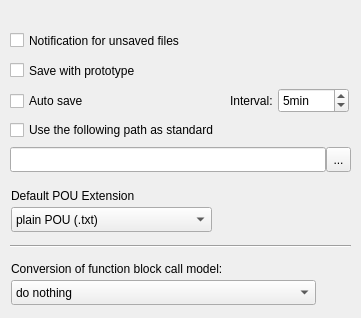
   <widget class="QWidget" name="Pref_page_3">
    <widget class="QCheckBox" name="Pref_checkBox_Prototype">
     <property name="geometry">
      <rect>
       <x>10</x>
       <y>60</y>
       <width>321</width>
       <height>21</height>
      </rect>
     </property>
     <property name="minimumSize">
      <size>
       <width>321</width>
       <height>0</height>
      </size>
     </property>
     <property name="maximumSize">
      <size>
       <width>321</width>
       <height>16777215</height>
      </size>
     </property>
     <property name="accessibleName">
      <string/>
     </property>
     <property name="text">
      <string>Save with prototype</string>
     </property>
    </widget>
    <widget class="Line" name="Pref_line1_page_3">
     <property name="geometry">
      <rect>
       <x>10</x>
       <y>238</y>
       <width>341</width>
       <height>16</height>
      </rect>
     </property>
     <property name="minimumSize">
      <size>
       <width>341</width>
       <height>0</height>
      </size>
     </property>
     <property name="maximumSize">
      <size>
       <width>341</width>
       <height>16777215</height>
      </size>
     </property>
     <property name="orientation">
      <enum>Qt::Horizontal</enum>
     </property>
    </widget>
    <widget class="QCheckBox" name="Pref_checkBox_unsavednotification">
     <property name="geometry">
      <rect>
       <x>10</x>
       <y>30</y>
       <width>321</width>
       <height>21</height>
      </rect>
     </property>
     <property name="minimumSize">
      <size>
       <width>321</width>
       <height>0</height>
      </size>
     </property>
     <property name="maximumSize">
      <size>
       <width>321</width>
       <height>16777215</height>
      </size>
     </property>
     <property name="accessibleName">
      <string/>
     </property>
     <property name="text">
      <string>Notification for unsaved files</string>
     </property>
    </widget>
    <widget class="QWidget" name="layoutWidget">
     <property name="geometry">
      <rect>
       <x>10</x>
       <y>85</y>
       <width>341</width>
       <height>32</height>
      </rect>
     </property>
     <layout class="QHBoxLayout" name="Pref_HBoxLayoutautosave">
      <property name="spacing">
       <number>5</number>
      </property>
      <property name="rightMargin">
       <number>2</number>
      </property>
      <item>
       <widget class="QCheckBox" name="Pref_checkBox_autoSave">
        <property name="maximumSize">
         <size>
          <width>151</width>
          <height>16777215</height>
         </size>
        </property>
        <property name="accessibleName">
         <string/>
        </property>
        <property name="text">
         <string>Auto save</string>
        </property>
       </widget>
      </item>
      <item>
       <spacer name="Spacer_autosavelabel">
        <property name="orientation">
         <enum>Qt::Horizontal</enum>
        </property>
        <property name="sizeHint" stdset="0">
         <size>
          <width>40</width>
          <height>20</height>
         </size>
        </property>
       </spacer>
      </item>
      <item>
       <widget class="QLabel" name="Pref_label_autoSaveInterval">
        <property name="sizePolicy">
         <sizepolicy hsizetype="Minimum" vsizetype="Fixed">
          <horstretch>0</horstretch>
          <verstretch>0</verstretch>
         </sizepolicy>
        </property>
        <property name="maximumSize">
         <size>
          <width>169</width>
          <height>16777215</height>
         </size>
        </property>
        <property name="text">
         <string>Interval:</string>
        </property>
       </widget>
      </item>
      <item>
       <widget class="QSpinBox" name="Pref_spinBox_autoSaveInterval">
        <property name="minimumSize">
         <size>
          <width>71</width>
          <height>25</height>
         </size>
        </property>
        <property name="maximumSize">
         <size>
          <width>71</width>
          <height>25</height>
         </size>
        </property>
        <property name="layoutDirection">
         <enum>Qt::LeftToRight</enum>
        </property>
        <property name="suffix">
         <string>min</string>
        </property>
        <property name="prefix">
         <string/>
        </property>
        <property name="minimum">
         <number>1</number>
        </property>
        <property name="maximum">
         <number>999</number>
        </property>
        <property name="value">
         <number>5</number>
        </property>
       </widget>
      </item>
     </layout>
    </widget>
    <widget class="QWidget" name="layoutWidget">
     <property name="geometry">
      <rect>
       <x>11</x>
       <y>258</y>
       <width>341</width>
       <height>51</height>
      </rect>
     </property>
     <layout class="QVBoxLayout" name="Pref_VBoxLayout_FBCallConversion">
      <property name="spacing">
       <number>0</number>
      </property>
      <item>
       <widget class="QLabel" name="Pref_label_callmodelconversion">
        <property name="sizePolicy">
         <sizepolicy hsizetype="Preferred" vsizetype="Fixed">
          <horstretch>0</horstretch>
          <verstretch>0</verstretch>
         </sizepolicy>
        </property>
        <property name="minimumSize">
         <size>
          <width>321</width>
          <height>0</height>
         </size>
        </property>
        <property name="text">
         <string>Conversion of function block call model:</string>
        </property>
       </widget>
      </item>
      <item>
       <widget class="QComboBox" name="Pref_comboBox_callmodelconversion">
        <property name="sizePolicy">
         <sizepolicy hsizetype="Fixed" vsizetype="Fixed">
          <horstretch>0</horstretch>
          <verstretch>0</verstretch>
         </sizepolicy>
        </property>
        <property name="minimumSize">
         <size>
          <width>251</width>
          <height>25</height>
         </size>
        </property>
        <property name="maximumSize">
         <size>
          <width>305</width>
          <height>25</height>
         </size>
        </property>
        <item>
         <property name="text">
          <string>do nothing</string>
         </property>
        </item>
        <item>
         <property name="text">
          <string>all into selected compatibility call model</string>
         </property>
        </item>
        <item>
         <property name="text">
          <string>outputs into simple IEC call model</string>
         </property>
        </item>
        <item>
         <property name="text">
          <string>all into simple IEC call model</string>
         </property>
        </item>
       </widget>
      </item>
     </layout>
    </widget>
    <widget class="QWidget" name="layoutWidget">
     <property name="geometry">
      <rect>
       <x>10</x>
       <y>119</y>
       <width>341</width>
       <height>55</height>
      </rect>
     </property>
     <layout class="QVBoxLayout" name="Pref_VBoxlayout_standardpath">
      <item>
       <widget class="QCheckBox" name="Pref_checkBox_presetDir">
        <property name="minimumSize">
         <size>
          <width>321</width>
          <height>0</height>
         </size>
        </property>
        <property name="maximumSize">
         <size>
          <width>16777215</width>
          <height>16777215</height>
         </size>
        </property>
        <property name="accessibleName">
         <string/>
        </property>
        <property name="text">
         <string>Use the following path as standard</string>
        </property>
       </widget>
      </item>
      <item>
       <layout class="QHBoxLayout" name="HBoxLayout_standardpath">
        <property name="spacing">
         <number>0</number>
        </property>
        <item>
         <widget class="QLineEdit" name="Pref_lineEdit_presetDir">
          <property name="minimumSize">
           <size>
            <width>281</width>
            <height>25</height>
           </size>
          </property>
          <property name="maximumSize">
           <size>
            <width>342</width>
            <height>25</height>
           </size>
          </property>
         </widget>
        </item>
        <item>
         <widget class="QToolButton" name="Pref_pushButton_presetDir">
          <property name="minimumSize">
           <size>
            <width>25</width>
            <height>25</height>
           </size>
          </property>
          <property name="maximumSize">
           <size>
            <width>25</width>
            <height>25</height>
           </size>
          </property>
          <property name="text">
           <string>...</string>
          </property>
         </widget>
        </item>
       </layout>
      </item>
     </layout>
    </widget>
    <widget class="QWidget" name="layoutWidget_7">
     <property name="geometry">
      <rect>
       <x>11</x>
       <y>185</y>
       <width>341</width>
       <height>47</height>
      </rect>
     </property>
     <layout class="QVBoxLayout" name="Pref_VBoxLayout_defaultPOUextension">
      <property name="spacing">
       <number>0</number>
      </property>
      <item>
       <widget class="QLabel" name="Pref_label_defaultPOUExtension">
        <property name="minimumSize">
         <size>
          <width>321</width>
          <height>0</height>
         </size>
        </property>
        <property name="maximumSize">
         <size>
          <width>321</width>
          <height>16777215</height>
         </size>
        </property>
        <property name="text">
         <string>Default POU Extension</string>
        </property>
       </widget>
      </item>
      <item>
       <widget class="QComboBox" name="Pref_comboBox_defaultPOUExtension">
        <property name="sizePolicy">
         <sizepolicy hsizetype="Fixed" vsizetype="Fixed">
          <horstretch>0</horstretch>
          <verstretch>0</verstretch>
         </sizepolicy>
        </property>
        <property name="minimumSize">
         <size>
          <width>201</width>
          <height>25</height>
         </size>
        </property>
        <property name="maximumSize">
         <size>
          <width>201</width>
          <height>25</height>
         </size>
        </property>
        <property name="accessibleName">
         <string/>
        </property>
        <item>
         <property name="text">
          <string>plain POU (.txt)</string>
         </property>
        </item>
        <item>
         <property name="text">
          <string>CoDeSys (.EXP)</string>
         </property>
        </item>
        <item>
         <property name="text">
          <string>MELSOFT (.asc)</string>
         </property>
        </item>
        <item>
         <property name="text">
          <string>MULTIPROG IL (.IL)</string>
         </property>
        </item>
        <item>
         <property name="text">
          <string>MULTIPROG ST (.ST)</string>
         </property>
        </item>
        <item>
         <property name="text">
          <string>STEP 7 AWL (.awl)</string>
         </property>
        </item>
        <item>
         <property name="text">
          <string>STEP 7 SCL (.scl)</string>
         </property>
        </item>
        <item>
         <property name="text">
          <string>Sucosoft S40 (.poe)</string>
         </property>
        </item>
       </widget>
      </item>
     </layout>
    </widget>
   </widget>
